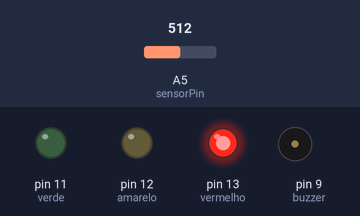
The sketch below on a simulated Arduino Uno, built with avr-gcc and run on an emulated ATmega328P. On the bench: output pins drawn as LEDs (lit = HIGH), buzzer (waves = sounding, pin HIGH). Inputs (shaded band) come from the test bench; at power-on: A5 (sensorPin) = 512.

Above: at 1.2 s.
1.3 s: A5 (sensorPin) set to 348
2.8 s: A5 (sensorPin) set to 329
At 4.0 s:
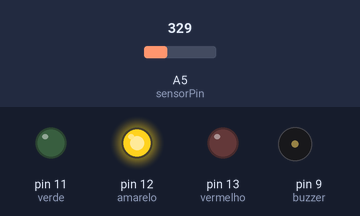
4.3 s: A5 (sensorPin) set to 120
5.8 s: A5 (sensorPin) set to 103
At 6.9 s:
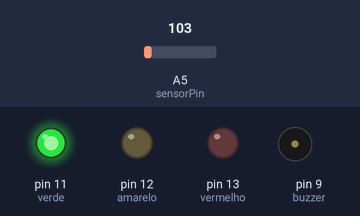
7.3 s: A5 (sensorPin) set to 122
At 8.3 s:
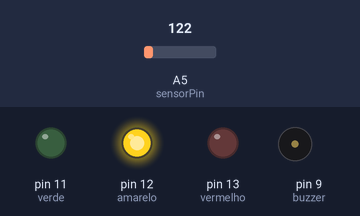
8.9 s: A5 (sensorPin) set to 20
At 10.0 s:
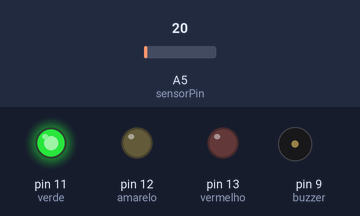
Timing chart, 0 to 11.4 s (numbered marks = the images above; inputs shaded):
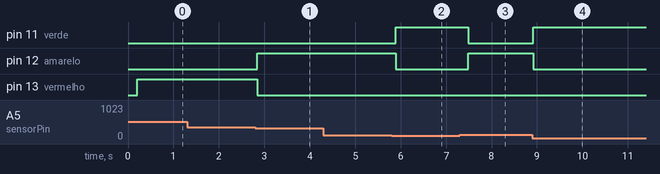

The sketch:

vinheriaAgnello.ino
```cpp
int vermelho = 13;
int amarelo = 12;
int verde = 11;
int sensorPin = A5;
int val;
int buzzer = 9;

int tempo = 3000;

void setup()
{
  pinMode(vermelho, OUTPUT);
  pinMode(amarelo, OUTPUT);
  pinMode(verde, OUTPUT);
  pinMode(buzzer, OUTPUT);
}

void loop()
{
  delay(200);
  val = analogRead(sensorPin);    // ler o valor do potenciômetro, varia de 0 a 1023
  int luz = map(val, 54, 974, 0, 100); //converte a escala para uma escala de 0 a 100

  if (luz > 30) {
    digitalWrite(vermelho, HIGH);
    digitalWrite(amarelo, LOW);
    digitalWrite(verde, LOW);
    digitalWrite(buzzer, HIGH);
    delayMicroseconds(tempo);
    digitalWrite(buzzer, LOW);
  }
  else if (luz > 5) {
    digitalWrite(vermelho, LOW);
    digitalWrite(amarelo, HIGH);
    digitalWrite(verde, LOW);
    digitalWrite(buzzer, HIGH);
    delayMicroseconds(tempo);
    digitalWrite(buzzer, LOW);

  }
  else {
    digitalWrite(vermelho, LOW);
    digitalWrite(amarelo, LOW);
    digitalWrite(verde, HIGH);
    digitalWrite(buzzer, LOW);
  }
}
```

Measured:
- the behaviour switches between 340 and 339 on A5 (sensorPin) (found by bisection; images 0 and 1)
- the behaviour switches between 110 and 109 on A5 (sensorPin) (found by bisection; images 1 and 2)
- after the input at 2.8 s, pin 12 (amarelo): LOW → HIGH at once; pin 13 (vermelho): HIGH → LOW at once
- after the input at 5.8 s, pin 11 (verde): LOW → HIGH after 0.09 s; pin 12 (amarelo): HIGH → LOW after 0.09 s
- after the input at 7.3 s, pin 11 (verde): HIGH → LOW after 0.19 s; pin 12 (amarelo): LOW → HIGH after 0.19 s
- after the input at 8.9 s, pin 11 (verde): LOW → HIGH at once; pin 12 (amarelo): HIGH → LOW at once
